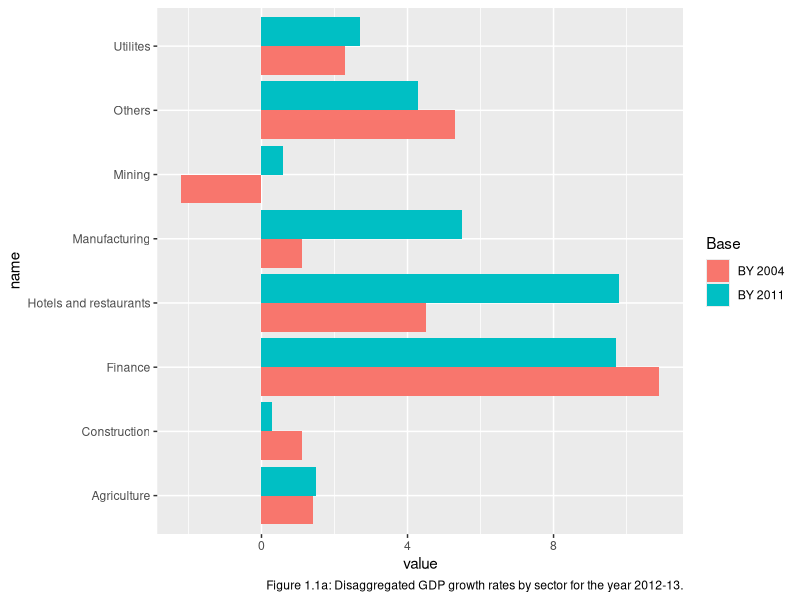
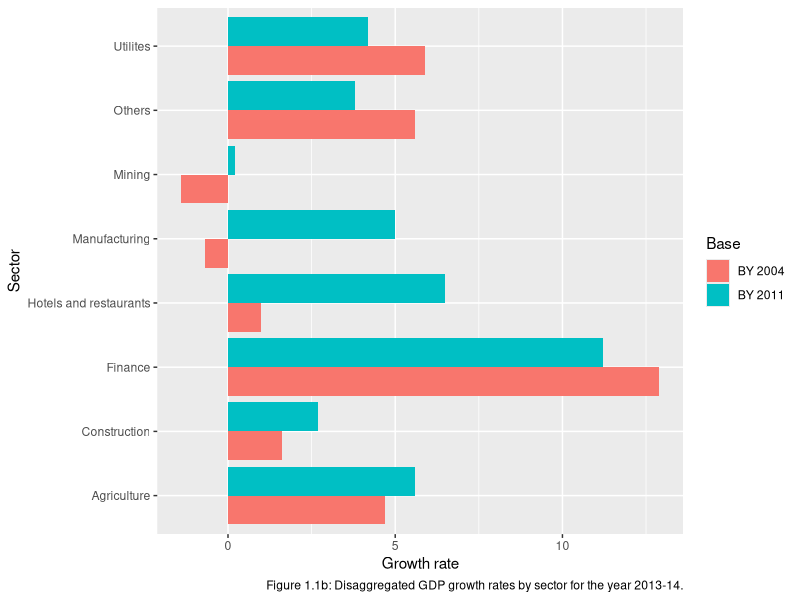

Generate these figures, in order, with R:
## ---- chunk 1
library(tidyr)
library(dplyr)
library(tidyverse)
library(ggplot2)
library(ggpubr)

#Reading csv
nagaraj<-read.csv("data/nagaraj.csv")
colnames(nagaraj)[6]<-"Utilites"
colnames(nagaraj)[8]<-"Hotels and restaurants"

nagaraj%>%
  filter(Year==2012)%>%
  pivot_longer(3:10)%>%
  ggplot(aes(x=name, y=value, fill=Base))+
  geom_col(position="dodge")+labs(caption="Figure 1.1a: Disaggregated GDP growth rates by sector for the year 2012-13.")+
  coord_flip()

nagaraj%>%
  filter(Year==2013)%>%
  pivot_longer(3:10)%>%
  ggplot(aes(x=name, y=value, fill=Base))+
  geom_col(position="dodge")+coord_flip()+labs(x="Sector", y="Growth rate",caption="Figure 1.1b: Disaggregated GDP growth rates by sector for the year 2013-14.")

